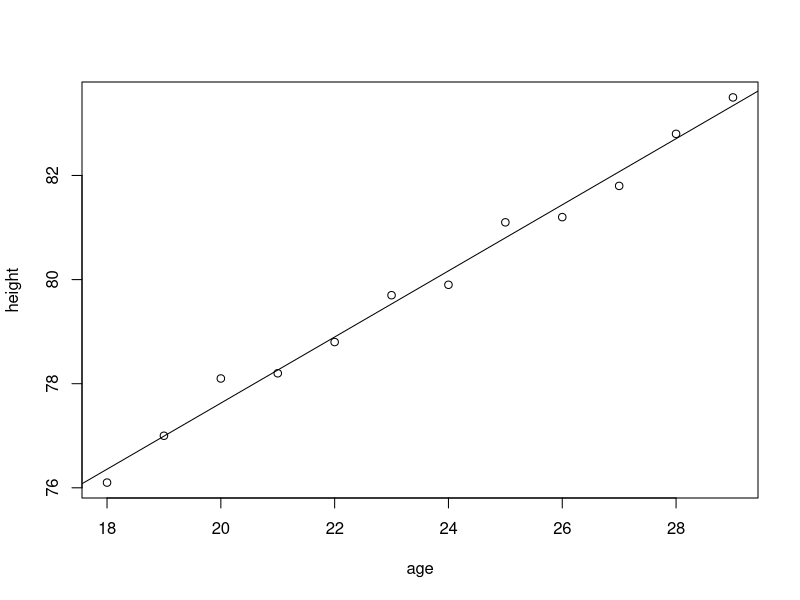

Here is the R script that generated this plot:
# Linear Regression
age <- 18:29
height=c(76.1,77,78.1,78.2,78.8,79.7,79.9,81.1,81.2,81.8,82.8,83.5)
length(age)
length(height)
plot(age,height)
# Note that the data in Figure 1 is approximately linear.
# will calculate and plot the Line of Best Fit, or the Least Squares Regression Line.
res=lm(height~age)
res
# These coefficients are the intercept and slope of the line of best fit. Essentially, we are being told that the equation of the line of best fit is:
# height = 0.635 age + 64.928
# The command abline will use the data in res to draw the "Line of Best Fit"
abline(res)
# Now that we have the equation of the line of best fit, we can use the equation
# we wished to estimate the average height of a child at age 27.5 months.
# height = 0.635 age + 64.928 = 0.635(27.5) + 64.928 = 82.3905
0.635*27.5+64.928
# Thus, the average height at age 27.5 months is 82.3905 centimeters.


